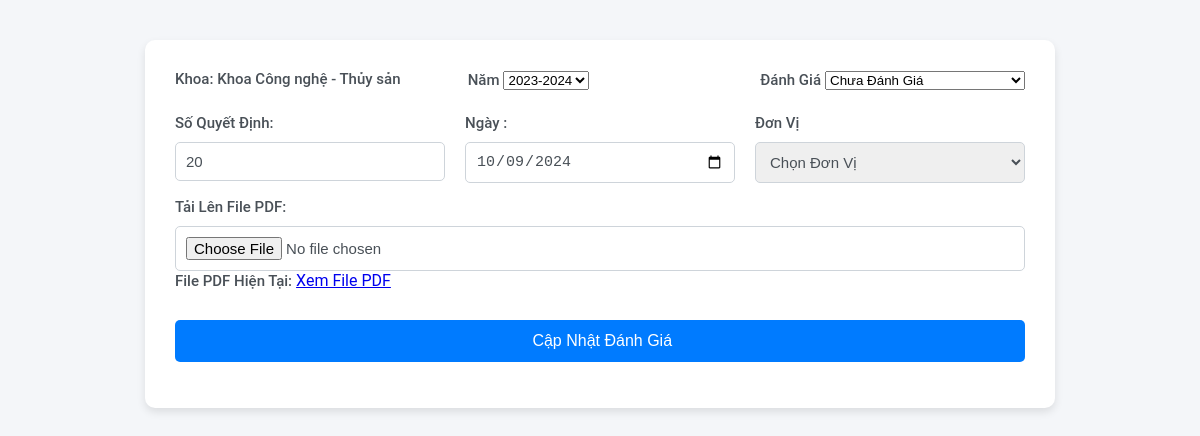
/Admin/danhgiaTTsua.php?id=275, run on the app's committed database.
### tables this page shows
CREATE TABLE `khoa` (
  `MaKhoa` int(20) NOT NULL,
  `TenKhoa` varchar(50) NOT NULL,
  `MoTa` varchar(100) NOT NULL
);

CREATE TABLE `danhgiatt` (
  `MaDGTT` int(20) NOT NULL,
  `MaKhoa` int(20) NOT NULL,
  `SoQD` varchar(100) NOT NULL,
  `Manam` int(20) NOT NULL,
  `DanhGia` varchar(50) NOT NULL DEFAULT 'Chờ Đánh Giá',
  `Ngay` date NOT NULL,
  `DonVi` varchar(50) NOT NULL,
  `FilePDF` varchar(50) DEFAULT NULL
);

CREATE TABLE `nam` (
  `Manam` int(20) NOT NULL,
  `Nam` varchar(20) NOT NULL
);

### Admin/danhgiaTT.php (called while the page is built, shortened)
<?php
include('./Khoa.php');
include('./nam.php');
class DanhgiaTT {
    public static function laydgtt($conn, $id) {
        $sql = "SELECT * FROM danhgiatt WHERE MaDGTT = $id";
        $result = mysqli_query($conn, $sql);
        $danhgiatt_obj = new DanhgiaTT();
        $row = mysqli_fetch_assoc($result);
        $danhgiatt_obj->MaDGTT = $row["MaDGTT"];
        $danhgiatt_obj->MaKhoa = Khoa::layKhoa($conn, $row["MaKhoa"]);
        $danhgiatt_obj->SoQD = $row["SoQD"];
        $danhgiatt_obj->Manam = $row["Manam"];
        $danhgiatt_obj->DanhGia = $row["DanhGia"];
        $danhgiatt_obj->Ngay = $row["Ngay"];
        $danhgiatt_obj->DonVi = $row["DonVi"];
        $danhgiatt_obj->FilePDF = $row["FilePDF"];
        return $danhgiatt_obj;
    }
}
?>

### Admin/Khoa.php (called while the page is built, shortened)
<?php
class Khoa {
    public static function layKhoa($conn, $id) {
        $sql = "SELECT * FROM Khoa WHERE MaKhoa = $id";
        $result = mysqli_query($conn, $sql);
        $Khoa = new Khoa();
        if ($row = mysqli_fetch_assoc($result)) {
            $Khoa->MaKhoa = $row['MaKhoa'];
            $Khoa->TenKhoa = $row['TenKhoa'];
            $Khoa->MoTa = $row["MoTa"];
        }
        return $Khoa;
    }
}
?>

### Admin/nam.php (called while the page is built, shortened)
<?php
    class Nam {
        public static function layDanhSach($conn)
        {
            $Dsnam = array();
            $sql = "SELECT * FROM `nam`";
            $result = $conn->query($sql);
            if ($result->num_rows > 0) {
                while($row = $result->fetch_assoc()) {
                    $nam_obj = new Nam();
                    $nam_obj->Manam = $row["Manam"];
                    $nam_obj->Nam = $row["Nam"];
                    $Dsnam[] = $nam_obj;
                }
            }
            return $Dsnam;
        }
    }
?>

### Admin/danhgiaTTsua.php (the view, shortened to what this page needs)
<?php
    include('./danhgiaTT.php');
    if(isset($_POST["SoQD"])){
        $data = new DanhgiaTT();
        $data->MaDGTT = $_POST["MaDGTT"];
        $data->SoQD = $_POST["SoQD"];
        $data->DanhGia = $_POST["DanhGia"];
        $data->Manam = $_POST["Lnam"];
        $data->Ngay = $_POST["Ngay"];
        $data->DonVi = $_POST["Ldonvi"];
        if(isset($_FILES['file']) && $_FILES['file']['error'] == UPLOAD_ERR_OK) {
            $data->FilePDF = $_FILES['file'];
        } else {
            $data->FilePDF = null;
        }
        $data->Suadgtt($conn,$baseUrl);
    }else{
        $id = ($_GET["id"]);
        $data = new DanhgiaTT();
        $data  =  $data->laydgtt($conn,$id);
    }
?>
<?php
    $Lnam = Nam::layDanhSach($conn);
?>
<div class="container" >
<form method="post" enctype="multipart/form-data">
    <div class="form-group row">
        <div class="col">
            <label for="MaKhoa">Khoa: <?php echo $data->MaKhoa->TenKhoa ?></label>
        </div>
        <div class="col">
            <label >Năm</label>
            <select name="Lnam" id="Lnam">
                <?php foreach($Lnam as $L) { ?>
                    <option value="<?php echo $L->Manam; ?>" <?php echo ($L->Manam == $data->Manam) ? 'selected' : ''; ?>>
                        <?php echo $L->Nam; ?>
                    </option>
                <?php } ?>
            </select>
        </div>
        <div class="form-group">
            <label >Đánh Giá</label>
            <select name="DanhGia" id="DanhGia">
                <option value="Chưa Đánh Giá" <?php echo ($data->DanhGia == 'Chưa Đánh Giá') ? 'selected' : ''; ?>>Chưa Đánh Giá</option>
            </select>
        </div>
    </div>
    <div class="form-group row">
        <div class="col">
            <label for="SoQD">Số Quyết Định: </label>
            <input type="text" class="form-control" id="SoQD" name="SoQD" value ='<?php echo $data->SoQD; ?>'>
        </div>
        <div class="col">
        <label for="Ngay">Ngày :</label>
        <input type="date" class="form-control" id="Ngay" name="Ngay" value="<?php echo $data->Ngay; ?>">
        </div>
        <div class="col">
            <label for="Ldonvi">Đơn Vị</label>
            <select class="form-control" name="Ldonvi" id="Ldonvi">
                <option value="">Chọn Đơn Vị</option>
            </select>
        </div>
    </div>
    <div class="form-group">
        <label for="FilePDF">Tải Lên File PDF:</label>
        <input type="file" class="form-control" id="FilePDF" name="FilePDF">
    </div>
    <?php if (!empty($data->FilePDF)) { ?>
        <div class="form-group">
            <label for="CurrentFilePDF">File PDF Hiện Tại:</label>
            <a href="<?php echo $data->FilePDF; ?>" target="_blank">Xem File PDF</a>
        </div>
    <?php } ?>
    <div class="form-group">
        <input type="submit" class="form-control" value=" Cập Nhật Đánh Giá"/>
    </div>
</form>
</div>

### Admin/danhgiaTTsua.php (style rules this page uses)
.container { max-width: 850px; margin: 40px auto; padding: 30px; background-color: #ffffff; border-radius: 10px; box-shadow: 0 4px 8px rgba(0, 0, 0, 0.1); }
.form-group label { font-weight: 500; margin-bottom: 10px; display: inline-block; font-size: 15px; }
.form-control { width: 100%; padding: 10px; border: 1px solid #ced4da; border-radius: 5px; font-size: 15px; color: #495057; }
.form-group.row { display: flex; gap: 20px; margin-bottom: 15px; }
.form-group.row .col { flex: 1; min-width: 200px; }
.form-control[type="submit"] { background-color: #007bff; color: #ffffff; border: none; padding: 12px; font-size: 16px; border-radius: 5px; cursor: pointer; margin-top: 20px; }

### data on the page
khoa: TenKhoa "Khoa Công nghệ - Thủy sản"
danhgiatt: Lnam "2023-2024", SoQD "20", Ngay "10/09/2024"
